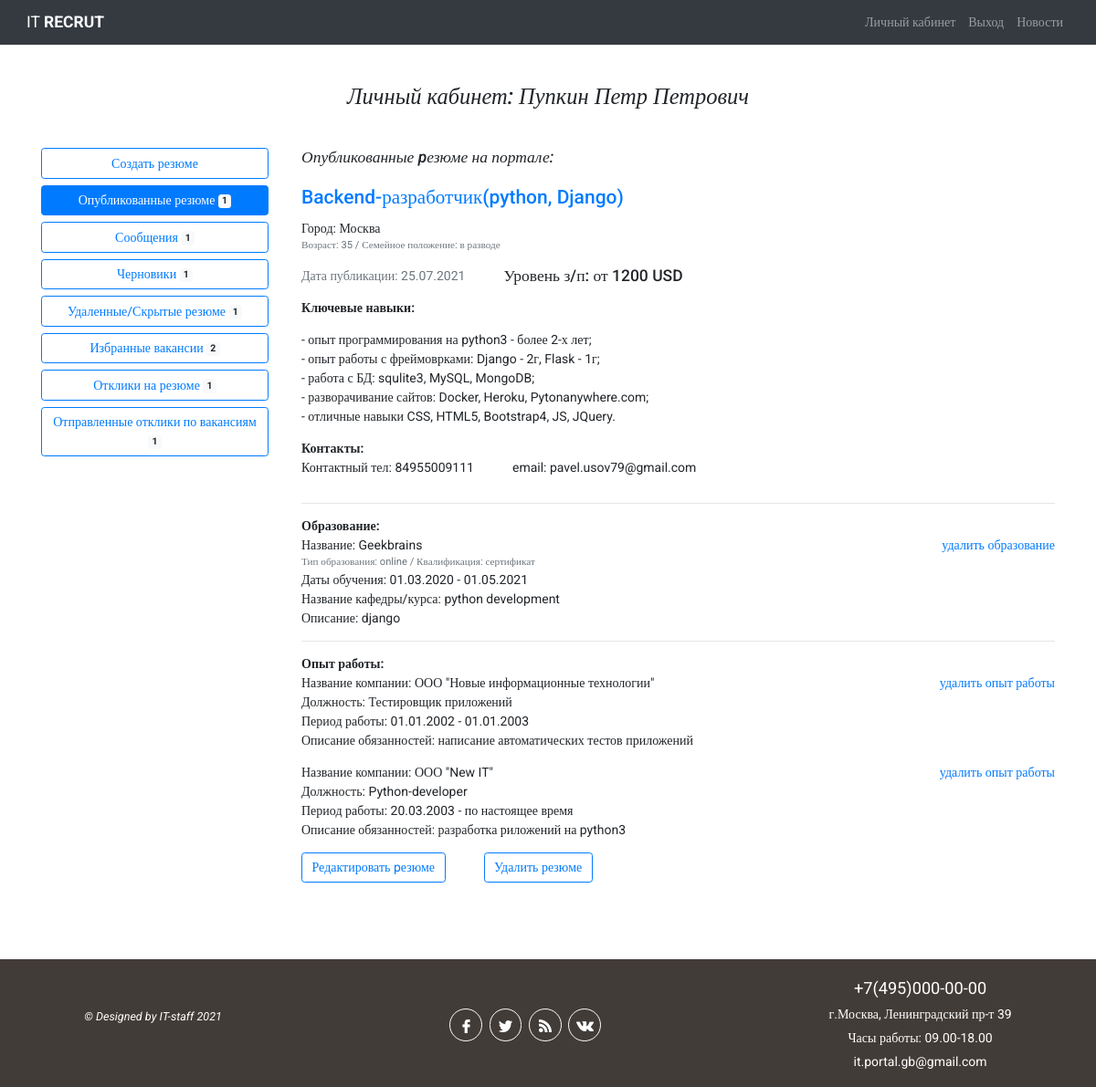
Page /worker/6/resume_published/ (signed in) on the earlier database version.
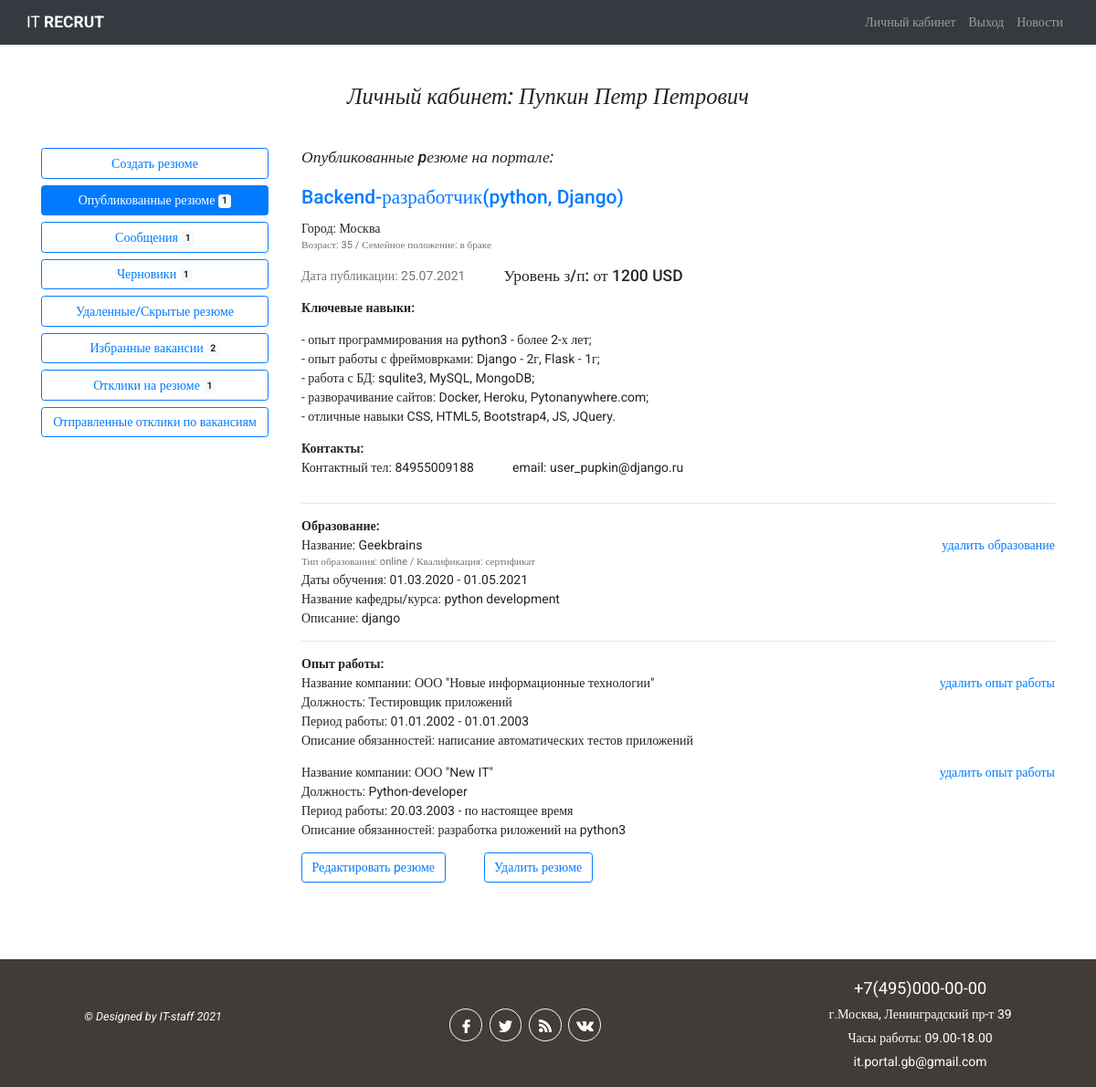
Same page on the later database version.
### workerapp/models.py (models this page shows, shortened)
class Resume(models.Model):
    RESUME_ACTION_CHOICE = (
        ('draft', 'сохранить черновик'),
        ('publish', 'опубликовать на портале'),
        ('moderation_ok', 'модерация пройдена'),
        ('moderation_reject', 'модерация отклонена')
    )
    RUB = 'руб.'
    USD = 'USD'
    EUR = 'EUR'
    CURRENCY_CHOICE = (
        (RUB, 'руб.'),
        (USD, 'USD'),
        (EUR, 'EUR')
    )
    position = models.CharField(max_length=64, verbose_name='желаемая должность')
    min_salary = models.CharField(verbose_name='минимальный уровень з/п', max_length=7, blank=True,
                                  help_text='поле необязательное для заполнения')
    max_salary = models.CharField(verbose_name='максимальный уровень з/п', max_length=7, blank=True,
                                  help_text='поле необязательное для заполнения')
    currency = models.CharField(verbose_name='валюта', max_length=4, blank=True,
                                choices=CURRENCY_CHOICE, help_text='поле необязательное для '
                                                                   'заполнения')
    published = models.DateField(verbose_name='дата публикации', default=datetime.now)
    skills = models.TextField(verbose_name='Ключевые навыки', max_length=512, blank=True)
    hobby = models.TextField(verbose_name='Ваши увлечения', max_length=512, blank=True,
                             help_text='поле необязательно для заполнения')
    action = models.CharField(verbose_name='статус', max_length=64, choices=RESUME_ACTION_CHOICE)
    seeker = models.ForeignKey(Seeker, on_delete=models.CASCADE)
    hide = models.BooleanField(verbose_name='резюме удалено / скрыто', default=False)
    failed_moderation = models.TextField(verbose_name='Сообщение в случае непрохождения '
        'модерации резюме', max_length=254, blank=True, help_text='поле необязательное')
    is_favorite = models.BooleanField(verbose_name='добавлен в избранное', default=False)
    class Meta:
        verbose_name_plural = 'Резюме'
    def get_experience_items(self):
        return self.experience.select_related().filter(is_active=True)
    def get_education_items(self):
        return self.educationitems.select_related().filter(is_active=True)

### authapp/models.py (models this page shows, shortened)
class Seeker(models.Model):
    NEED_MODER = 'need_moderation'
    MODER_OK = 'moderation_ok'
    MODER_REJECT = 'moderation_reject'
    SEEKER_STATUS_CHOICES = (
        (NEED_MODER, 'требуется модерация'),
        (MODER_OK, 'модерация пройдена успешно'),
        (MODER_REJECT, 'отклонено модератором')
    )
    SEX_CHOICE = (
        ('male', 'мужской'),
        ('female', 'женский')
    )
    MARRIED_STATUS = (
        ('h', 'холост'),
        ('m', 'в браке'),
        ('d', 'в разводе')
    )
    patronimyc = models.CharField(verbose_name='Отчество', max_length=64)
    age = models.PositiveSmallIntegerField(verbose_name='возраст', default=18)
    sex = models.CharField(verbose_name='Ваш пол', max_length=32, choices=SEX_CHOICE)
    married = models.CharField(verbose_name='Семейное положение', max_length=1, choices=MARRIED_STATUS)
    city = models.CharField(verbose_name='город', max_length=64, blank=True)
    skills = models.TextField(verbose_name='Навыки (знание программ)', max_length=264, blank=True)
    hobby = models.TextField(verbose_name='Ваши увлечения', max_length=264, blank=True)
    tel = models.CharField(verbose_name='телефон', max_length=11, blank=True)
    photo = models.ImageField(upload_to='seeker_photo', blank=True)
    is_active = models.BooleanField(default=True)
    user = models.OneToOneField(User, on_delete=models.CASCADE)
    status = models.CharField(verbose_name='статус соискателя на сайте',
                              choices=SEEKER_STATUS_CHOICES, default=NEED_MODER, max_length=32)
    failed_moderation = models.CharField(max_length=512, blank=True, verbose_name='поле '
                                                                                  'заполняется в случае отклонения модерации')
    activation_key = models.CharField(max_length=128, blank=True)
    activation_key_expires = models.DateTimeField(default=(datetime.now() + timedelta(hours=24)))
    class Meta:
        verbose_name_plural = 'Соискатели'

### workerapp/views.py (the view)
# urls.py: path('<int:seeker_id>/resume_published/', views.PublishedResumesView.as_view(), name='published'),
class PublishedResumesView(LoginRequiredMixin, DataMixin, TemplateView):
    template_name = 'workerapp/resume_published.html'
    extra_context = {'title': 'Опубликованные резюме'}

### workerapp/templates/workerapp/resume_published.html
<!DOCTYPE html>
{% extends 'mainapp/base.html' %}
{% load static %}
{% block content %}
<div class="container my-5">
    <h3 class="font-italic mb-5 text-center">Личный кабинет: {{ seeker.user.first_name }}
        {{ seeker.user.last_name }} {{ seeker.patronimyc }} </h3>
    <div class="row justify-content-center">
        <div class="col-7 col-sm-4 col-md-3 pr-4 mb-4">
            {% include 'workerapp/include/menu.html' %}
        </div>
        <div class="col-12 col-sm-8 col-md-9">
            {% if resumes %}
            <h5 class="mb-4 font-italic">Опубликованные pезюме на портале:</h5>
            {% for item in resumes %}
            {% include 'workerapp/include/resume_description.html' %}
            <div class="d-flex mb-5">
                <a class="btn btn-outline-primary mr-5" role="button" href="{% url 'worker:resume_update' item.seeker.pk item.pk %}">
                    Редактировать pезюме</a>
                <a class="btn btn-outline-primary" role="button" href="{% url 'worker:resume_delete' item.seeker.pk item.pk %}">
                    Удалить резюме</a>
            </div>
            {% endfor %}
            {% else %}
            <p class="text-center">У вас еще нет ни одного опубликованного резюме.</p>
            {% endif %}
        </div>
    </div>
</div>
{% endblock %}

### workerapp/templates/workerapp/include/resume_description.html (shortened to what this page needs)
{% load static %}
<h4 class="pb-1" style="color: #007bff;">{{ item.position }}</h4>
<p class="mb-0">Город: {{ item.seeker.city }}</p>
<p class="small text-muted">Возраст: {{ item.seeker.age }} / Семейное положение: {{ item.seeker.get_married_display }}</p>
<div class="d-flex">
    <p class="text-muted mr-5">{% if item.action == 'moderation_ok' %}Дата публикации: {% elif item.action == 'draft' %}
        Дата создания: {% endif %} {{ item.published|date:"d.m.Y" }}</p>
    <p class="h5">Уровень з/п: {% if item.min_salary and item.max_salary %}
        {{ item.min_salary }} - {{ item.max_salary }} {{ item.currency }}
        {% elif item.min_salary %} от {{ item.min_salary }} {{ item.currency }}
        {% elif item.max_salary %} до {{ item.max_salary }} {{ item.currency }}
        {% else %} не указана
        {% endif %}
    </p>
</div>
<p class="font-weight-bold mb-0 pb-0">Ключевые навыки:</p>
<p class="pt-0">{{ item.skills|linebreaks }}</p>
<p class="mt-3 font-weight-bold mb-0">Контакты:</p>
<div class="d-flex">
    <p class="mr-5">Контактный тел: {{ item.seeker.tel }}</p>
    <p>email: {{ item.seeker.user.email }}</p>
</div>
<hr style="color: #ccc;">
<p class="mt-3 font-weight-bold mb-0">Образование:</p>
{% if item.get_education_items %}
{% for edu_item in item.get_education_items %}
    <div class="d-flex justify-content-between">
        <div>
            <p class="mb-0">Название: {{ edu_item.institution_name }}</p>
            <p class="small text-muted mb-0">Тип образования: {{ edu_item.edu_type }} / Квалификация: {{ edu_item.get_degree_display }}</p>
            <p class="mb-0">Даты обучения: {{ edu_item.from_date|date:'d.m.Y' }} - {{ edu_item.to_date|date:'d.m.Y' }}</p>
            <p class="mb-0">Название кафедры/курса: {{ edu_item.course_name }}</p>
            {% if edu_item.edu_description %}<p class="mb-0">Описание: {{ edu_item.edu_description }}</p>{% endif %}
        </div>
        {% if not item.hide %}<a href="{% url 'worker:education_delete' seeker.pk item.pk edu_item.pk %}">удалить образование</a>{% endif %}
    </div>
{% endfor %}
{% else %}
<p>образование не указано</p>
{% endif %}
<hr style="color: #ccc;">
<p class="mt-3 font-weight-bold mb-0">Опыт работы:</p>
{% if item.get_experience_items %}
{% for exp_item in item.get_experience_items %}
    <div class="d-flex justify-content-between">
        <div>
            <p class="mb-0">Название компании: {{ exp_item.company_name }}</p>
            <p class="mb-0">Должность: {{ exp_item.job_title }}</p>
            <p class="mb-0">Период работы: {{ exp_item.start_date|date:'d.m.Y' }} - {% if exp_item.finish_date %}
                {{ exp_item.finish_date|date:'d.m.Y' }} {% else %} по настоящее время{% endif %}</p>
            {% if exp_item.job_description %}<p>Описание обязанностей: {{ exp_item.job_description }}</p>{% endif %}
        </div>
        {% if not item.hide %}<a href="{% url 'worker:experience_delete' seeker.pk item.pk exp_item.pk %}">удалить опыт работы</a>{% endif %}
    </div>
{% endfor %}
{% else %}
<p>опыт работы не указан</p>
{% endif %}

Differences in the rows shown:
changed through a linked row, Resume "Backend-разработчик(python, Django)": seeker.married "в разводе" → "в браке"; seeker.tel "84955009111" → "84955009188"; seeker.user.email "pavel.usov79@gmail.com" → "user_pupkin@django.ru"
Other differences:
{{ resumes_hide|length }}: "1" → (not shown)
{{ send_resp|length }}: "1" → (not shown)
